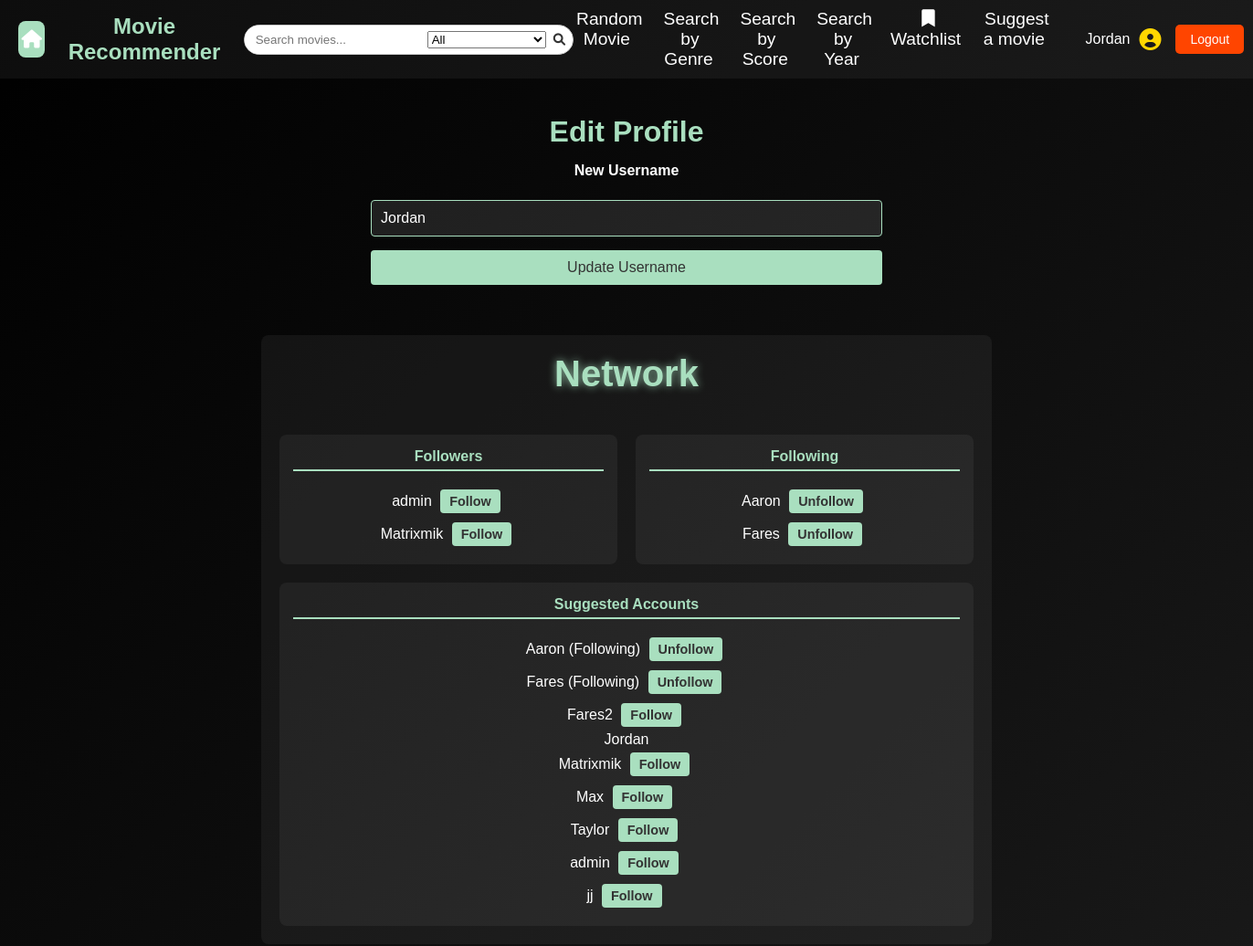
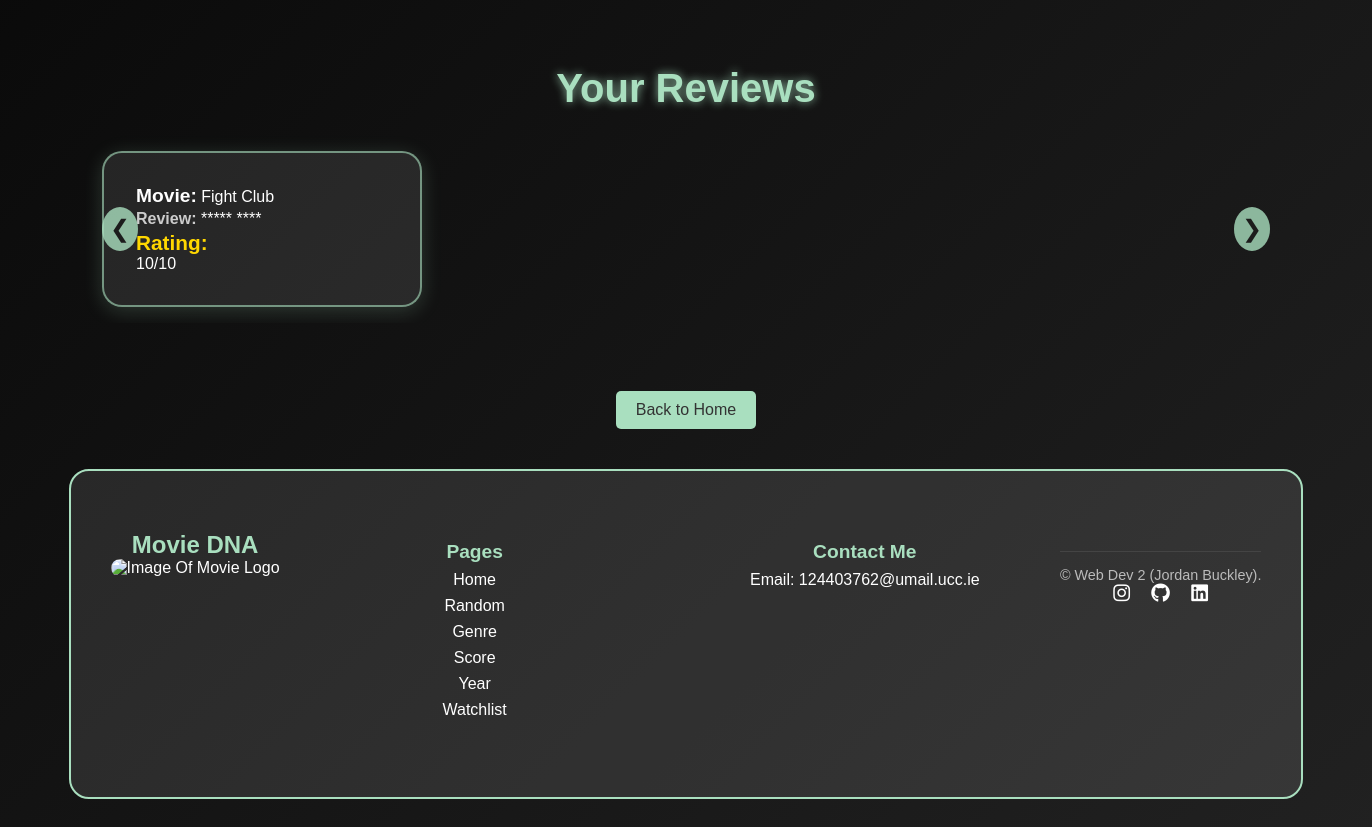
The page /user (signed in) on the database its author committed (2 pictures, top to bottom).
### tables this page shows
CREATE TABLE network (
    follower TEXT NOT NULL,
    following TEXT NOT NULL,
    PRIMARY KEY (follower, following),
    FOREIGN KEY (follower) REFERENCES users(user_id),
    FOREIGN KEY (following) REFERENCES users(user_id)
);

CREATE TABLE users (
    user_id TEXT PRIMARY KEY,
    password TEXT NOT NULL
, is_admin BOOLEAN DEFAULT FALSE);

CREATE TABLE reviews (
    id INTEGER PRIMARY KEY AUTOINCREMENT,
    movie_id INTEGER NOT NULL,
    user TEXT NOT NULL,
    review_text TEXT NOT NULL,
    rating INTEGER NOT NULL CHECK(rating >= 1 AND rating <= 10),
    FOREIGN KEY (movie_id) REFERENCES movies(movie_id)
);

CREATE TABLE movies 
(
    movie_id INTEGER PRIMARY KEY AUTOINCREMENT,
    title TEXT NOT NULL,
    genre TEXT NOT NULL,
    score FLOAT,
    year INTEGER,
    director TEXT,
    description TEXT
, image_path TEXT);

### app.py (the view, shortened to what this page needs)
@app.route('/user', methods=["GET", "POST"])
@login_required
def user():
    db = get_db()
    user_id = session.get("user_id")
    form = UpdateUsernameForm()
    reviews = db.execute("""
        SELECT reviews.*, movies.title
        FROM reviews
        JOIN movies ON reviews.movie_id = movies.movie_id
        WHERE reviews.user = ?
    """, (user_id,)).fetchall()
    all_users = db.execute("SELECT user_id FROM users").fetchall()
    followers = db.execute(
        "SELECT follower FROM network WHERE following = ?",
        (user_id,)
    ).fetchall()
    following = db.execute(
        "SELECT following FROM network WHERE follower = ?",
        (user_id,)
    ).fetchall()
    follower_set = {follower["follower"] for follower in followers}
    following_set = {follow["following"] for follow in following}
    return render_template(
        'user.html',
            form=form,
            reviews=reviews,
            all_users=all_users,
            followers=followers,
            following=following,
            follower_set=follower_set,
            following_set=following_set
    )

### forms.py
class UpdateUsernameForm(FlaskForm):
    username = StringField("New Username", validators=[InputRequired()])
    submit = SubmitField("Update Username")

### app.py (called while the page is built)
@app.before_request
def load_logged_in_user():
    g.user = session.get("user_id")
    g.is_admin = session.get("is_admin", False)

def login_required(view):
    @wraps(view)
    def wrapped_view(*args, **kwargs):
        if g.user is None:
            return(redirect(url_for("login", next=request.url)))
        return view(*args, **kwargs)
    return wrapped_view

### database.py (called while the page is built)
def get_db():
    if "db" not in g:
        g.db = sqlite3.connect(DATABASE,
                                detect_types=sqlite3.PARSE_DECLTYPES
                        )
        g.db.row_factory = sqlite3.Row
    return g.db

### templates/user.html (shortened to what this page needs)
{% extends "base.html" %}
{% block styles %}
    <link rel="stylesheet" href="{{ url_for('static', filename='users.css') }}">
{% endblock %}
{% block main_content %}
    <section id="edit-profile">
        <h2>Edit Profile</h2>
        <form action="{{ url_for('user') }}" method="POST">
            <div class="form-group">
                {{ form.username.label }}<br>
                {{ form.username(size=32, value=session['user_id'], id="username-input") }}<br>
            </div>
            <div class="form-group">
                {{ form.submit(id="submit-button") }}
            </div>
        </form>
    </section>
    <section id="network">
        <h3>Network</h3>
        <div id="network-columns">
            <section id="follower-page">
                <h4>Followers</h4>
                <ul>
                    {% for follower in followers %}
                        <li>
                            {{ follower.follower }}
                            {% if follower.follower != session["user_id"] %}
                                {% if follower.follower in following_set %}
                                    <span>(Following)</span>
                                    <a href="{{ url_for('unfollow_user', username=follower.follower) }}" class="btn">Unfollow</a>
                                {% else %}
                                    <a href="{{ url_for('follow_user', username=follower.follower) }}" class="btn">Follow</a>
                                {% endif %}
                            {% endif %}
                        </li>
                    {% else %}
                        <li>No followers yet.</li>
                    {% endfor %}
                </ul>
            </section>
            <section id="network-page">
                <h4>Following</h4>
                <ul>
                    {% for follow in following %}
                        <li>
                            {{ follow.following }}
                            {% if follow.following != session["user_id"] %}
                                <a href="{{ url_for('unfollow_user', username=follow.following) }}" class="btn">Unfollow</a>
                            {% endif %}
                        </li>
                    {% else %}
                        <li>Not following anyone yet.</li>
                    {% endfor %}
                </ul>
            </section>
        </div>
        <section id="suggestion">
            <h4>Suggested Accounts</h4>
            <ul>
                {% for user in all_users %}
                    <li>
                        {{ user.user_id }}
                        {% if user.user_id != session["user_id"] %}
                            {% if user.user_id in following_set %}
                                <span>(Following)</span>
                                <a href="{{ url_for('unfollow_user', username=user.user_id) }}" class="btn">Unfollow</a>
                            {% else %}
                                <a href="{{ url_for('follow_user', username=user.user_id) }}" class="btn">Follow</a>
                            {% endif %}
                        {% endif %}
                    </li>
                {% else %}
                    <li>No other users found.</li>
                {% endfor %}
            </ul>
        </section>
    </section>
    <section id="user-reviews">
        <h3>Your Reviews</h3>
        <div class="carousel-container">
            <button class="carousel-button prev" onclick="scrollReviews(-320)">&#10094;</button>
            {% if reviews %}
                <ul id="reviews-list">
                    {% for review in reviews %}
                        <li class="review-item">
                            <strong class="review-movie">Movie:</strong> {{ review.title }}<br>
                            <strong class="review-text">Review:</strong> {{ review.review_text }}<br>
                            <strong class="review-rating">Rating:</strong> {{ review.rating }}/10
                        </li>
                    {% endfor %}
                </ul>
            {% else %}
                <p id="no-reviews-message">You haven't written any reviews yet.</p>
            {% endif %}
            <button class="carousel-button next" onclick="scrollReviews(320)">&#10095;</button>
        </div>
    </section>
    <a href="{{ url_for('index') }}" class="back-button">Back to Home</a>
{% endblock %}

### static/styles.css (style rules this page uses)
* { margin: 0; padding: 0; box-sizing: border-box; }
body { font-family: 'Arial', sans-serif; background: linear-gradient(-45deg, #0f0f0f, #1c1c1c, #2c2c2c, #000000); background-size: 400% 400%; animation: movingBackground 10s ease infinite; color: white; text-align: center; min-height: 100vh; display: flex; flex-direction: column; }
.btn { display: inline-block; padding: 10px 20px; background: #A9DFBF; color: #333; text-decoration: none; font-size: 1rem; border-radius: 5px; transition: background 0.3s ease, transform 0.2s ease; margin: 5px; text-align: center; font-weight: bold; }
.back-button { display: inline-block; margin-top: 20px; padding: 10px 20px; background: #A9DFBF; color: #333; text-decoration: none; border-radius: 5px; transition: background 0.3s ease; }

### static/users.css (style rules this page uses)
#edit-profile { max-width: 600px; margin: 20px auto; padding: 20px; }
#edit-profile h2 { color: #A9DFBF; margin-bottom: 15px; font-size: 2rem; text-align: center; }
.form-group { margin-bottom: 15px; }
.form-group label { display: block; font-weight: bold; margin-bottom: 5px; color: white; }
.form-group input[type="text"] { width: 100%; padding: 10px; border: 1px solid #A9DFBF; border-radius: 4px; background: rgba(255, 255, 255, 0.1); color: white; font-size: 1rem; transition: border-color 0.3s ease; }
#submit-button { background: #A9DFBF; color: #333; padding: 10px 20px; border: none; border-radius: 4px; font-size: 1rem; cursor: pointer; transition: background 0.3s ease, transform 0.3s ease; width: 100%; }
#network { max-width: 800px; margin: 20px auto; padding: 20px; background: rgba(255, 255, 255, 0.05); border-radius: 8px; display: flex; flex-direction: column; gap: 20px; }
#network h3 { font-size: 2.5rem; font-weight: bold; margin-bottom: 1.5rem; color: #A9DFBF; text-shadow: 0px 0px 10px rgba(169, 223, 191, 0.8); }
#network-columns { display: flex; gap: 20px; }
#follower-page, #network-page { flex: 1; background: rgba(255, 255, 255, 0.05); padding: 15px; border-radius: 8px; }
#follower-page h4, #network-page h4 { color: #A9DFBF; border-bottom: 2px solid #A9DFBF; padding-bottom: 5px; margin-bottom: 15px; }
#suggestion { text-align: center; background: rgba(255, 255, 255, 0.05); padding: 15px; border-radius: 8px; }
#suggestion h4 { color: #A9DFBF; border-bottom: 2px solid #A9DFBF; padding-bottom: 5px; margin-bottom: 15px; }
ul { list-style-type: none; padding: 0; }
.btn { background: #A9DFBF; color: #333; padding: 5px 10px; border: none; border-radius: 4px; font-size: 0.9rem; cursor: pointer; transition: background 0.3s ease, transform 0.3s ease; text-decoration: none; }
#user-reviews { padding: 3rem 1rem; text-align: center; }
#user-reviews h3 { font-size: 2.5rem; font-weight: bold; margin-bottom: 1.5rem; color: #A9DFBF; text-shadow: 0px 0px 10px rgba(169, 223, 191, 0.8); }
.carousel-container { position: relative; max-width: 1200px; margin: 0 auto; overflow: hidden; }
#reviews-list { display: flex; gap: 1.5rem; overflow-x: auto; scroll-behavior: smooth; padding: 1rem; scrollbar-width: none; -ms-overflow-style: none; }
.carousel-button { position: absolute; top: 50%; transform: translateY(-50%); background: rgba(169, 223, 191, 0.8); border: none; border-radius: 50%; color: #1c1c1c; font-size: 1.5rem; padding: 0.5rem; cursor: pointer; transition: background 0.3s ease, transform 0.3s ease; z-index: 10; }
.carousel-button.prev { left: 1rem; }
.carousel-button.next { right: 1rem; }
.review-item { background: rgba(255, 255, 255, 0.1); border: 2px solid rgba(169, 223, 191, 0.6); border-radius: 1.25rem; padding: 2rem; text-align: left; width: 320px; flex: 0 0 auto; box-shadow: 0px 4px 20px rgba(169, 223, 191, 0.2); transition: transform 0.3s ease, box-shadow 0.3s ease; cursor: pointer; }
.review-movie { font-size: 1.2rem; font-weight: bold; color: white; margin-bottom: 0.5rem; }
.review-text { font-size: 1rem; line-height: 1.5; color: #ccc; margin-bottom: 1rem; }
.review-rating { font-size: 1.3rem; color: #FFD700; display: flex; align-items: center; gap: 0.25rem; }

### rows shown on the page
network: follower "admin"
network: follower "Matrixmik"
network: following "Aaron"
network: following "Fares"
users: user_id "Aaron"
users: user_id "Fares"
users: user_id "Fares2"
users: user_id "Jordan"
users: user_id "Matrixmik"
users: user_id "Max"
users: user_id "Taylor"
users: user_id "admin"
users: user_id "jj"
reviews: title "Fight Club", review_text "***** ****", rating "10"

### other values the page prints
{{ session['user_id'] }} "Jordan"
